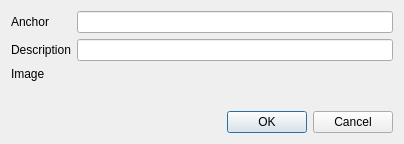
<?xml version="1.0" encoding="UTF-8"?>
<ui version="4.0">
 <class>InsertModifyImageDialog</class>
 <widget class="QDialog" name="InsertModifyImageDialog">
  <property name="geometry">
   <rect>
    <x>0</x>
    <y>0</y>
    <width>404</width>
    <height>144</height>
   </rect>
  </property>
  <property name="windowTitle">
   <string>Dialog</string>
  </property>
  <layout class="QVBoxLayout" name="verticalLayout">
   <item>
    <layout class="QFormLayout" name="formLayout">
     <item row="0" column="0">
      <widget class="QLabel" name="label">
       <property name="text">
        <string>Anchor</string>
       </property>
      </widget>
     </item>
     <item row="0" column="1">
      <widget class="QLineEdit" name="anchorEdit">
       <property name="minimumSize">
        <size>
         <width>300</width>
         <height>0</height>
        </size>
       </property>
      </widget>
     </item>
     <item row="1" column="0">
      <widget class="QLabel" name="label_2">
       <property name="text">
        <string>Description</string>
       </property>
      </widget>
     </item>
     <item row="1" column="1">
      <widget class="QLineEdit" name="descriptionEdit">
       <property name="minimumSize">
        <size>
         <width>300</width>
         <height>0</height>
        </size>
       </property>
      </widget>
     </item>
     <item row="2" column="0">
      <widget class="QLabel" name="label_3">
       <property name="text">
        <string>Image</string>
       </property>
      </widget>
     </item>
     <item row="2" column="1">
      <widget class="FileBrowserInputWidget" name="imageBrowser" native="true">
       <property name="minimumSize">
        <size>
         <width>300</width>
         <height>0</height>
        </size>
       </property>
      </widget>
     </item>
    </layout>
   </item>
   <item>
    <widget class="QDialogButtonBox" name="buttonBox">
     <property name="orientation">
      <enum>Qt::Horizontal</enum>
     </property>
     <property name="standardButtons">
      <set>QDialogButtonBox::Cancel|QDialogButtonBox::Ok</set>
     </property>
    </widget>
   </item>
  </layout>
 </widget>
 <customwidgets>
  <customwidget>
   <class>FileBrowserInputWidget</class>
   <extends>QWidget</extends>
   <header>common/filebrowserinputwidget.h</header>
   <container>1</container>
  </customwidget>
 </customwidgets>
 <resources/>
 <connections>
  <connection>
   <sender>buttonBox</sender>
   <signal>accepted()</signal>
   <receiver>InsertModifyImageDialog</receiver>
   <slot>accept()</slot>
   <hints>
    <hint type="sourcelabel">
     <x>248</x>
     <y>254</y>
    </hint>
    <hint type="destinationlabel">
     <x>157</x>
     <y>274</y>
    </hint>
   </hints>
  </connection>
  <connection>
   <sender>buttonBox</sender>
   <signal>rejected()</signal>
   <receiver>InsertModifyImageDialog</receiver>
   <slot>reject()</slot>
   <hints>
    <hint type="sourcelabel">
     <x>316</x>
     <y>260</y>
    </hint>
    <hint type="destinationlabel">
     <x>286</x>
     <y>274</y>
    </hint>
   </hints>
  </connection>
 </connections>
</ui>
